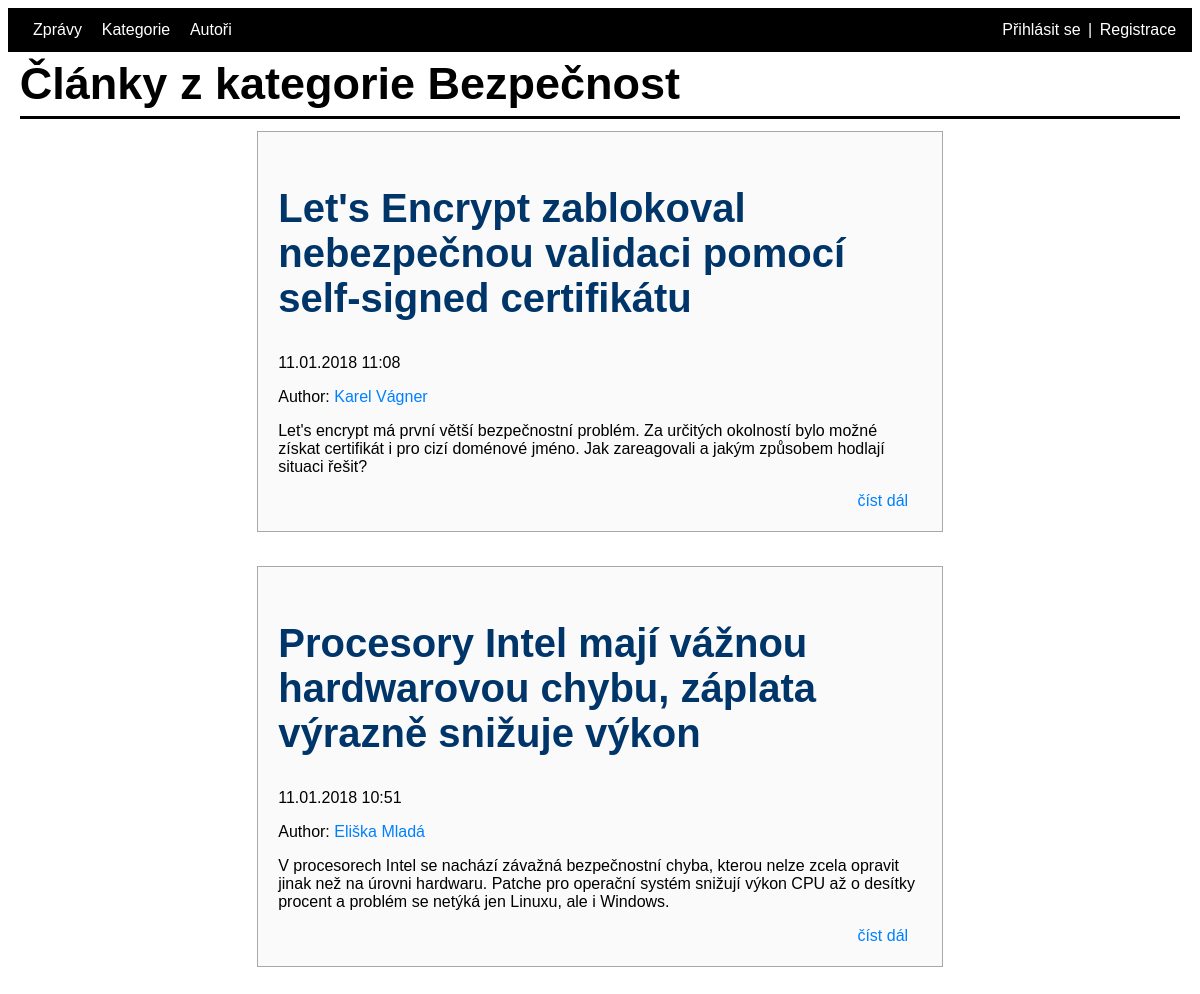
The page /categoryfilter.php?id=1 on the database its author committed.
### tables this page shows
CREATE TABLE `category` (
  `id` int(11) NOT NULL,
  `name` varchar(50) NOT NULL
);

CREATE TABLE `article` (
  `id` int(10) UNSIGNED NOT NULL,
  `author_id` int(11) NOT NULL,
  `title` varchar(150) NOT NULL,
  `perex` text NOT NULL,
  `text` text NOT NULL,
  `visible` tinyint(1) NOT NULL,
  `created_at` timestamp NOT NULL DEFAULT current_timestamp()
);

CREATE TABLE `author` (
  `id` int(11) NOT NULL,
  `email` varchar(255) NOT NULL,
  `password` varchar(255) NOT NULL,
  `name` varchar(20) NOT NULL,
  `surname` varchar(50) NOT NULL
);

### categoryfilter.php (the view, shortened to what this page needs)
<html lang="en">
<head>
    <link rel="stylesheet" href="style.css">
</head>
<body>
<?php
require_once 'database.php';
if(isset($_GET['id'])){
    $categoryfilter = 'SELECT article.id,article.title, article.perex, article.created_at, article.text, author.name, author.surname,author.id as authorid FROM article
    INNER JOIN author on article.author_id = author.id
    INNER JOIN article_category on article_category.article_id = article.id
    WHERE article_category.category_id = :id
    order by article.created_at desc
    ';
    $categorystmt = $conn->prepare($categoryfilter);
    $categorystmt->execute(['id' => $_GET['id']]);
    $categoryfilter = $categorystmt->fetchAll();
    $categorynamesql = 'SELECT * FROM category
    WHERE category.id = :id
    ';
    $categorynamestmt = $conn->prepare($categorynamesql);
    $categorynamestmt->execute(['id' => $_GET['id']]);
    $categoryname = $categorynamestmt->fetch();
}
?>
<header class="header">
        <div class="header1">
        <a class="odkazy" href="index.php">Zprávy</a>
        <a class="odkazy" href="category.php">Kategorie</a>
        <a class="odkazy" href="author.php">Autoři</a>
        </div>
        <div class="header2">
        <?php if(isset($_SESSION['author'])): ?>
        <a class="logout" href="logout.php"> Odhlásit</a>
        <?php else: ?>
        <a class="login" href="login.php">Přihlásit se</a>
        |
        <a class="login" href="authoradd.php">Registrace</a>
        <?php endif; ?>
        </div>
</header>
<div class="head">
<h1 class="Title">Články z kategorie <?= $categoryname['name'] ?></h1>
</div>
<div class="main">
    <?php foreach ($categoryfilter as $c): ?>
    <div class="article">
        <h2 class="articleTitle"><?= $c['title'] ?></h2>
        <p><?= date_format(date_create($c['created_at']),'d.m.Y H:i') ?></p>
        <p>Author: <a class="articleHREF" href="authorfilter.php?id=<?= $c['authorid'] ?>"><?= $c['name'] ?> <?= $c['surname'] ?></a></p>
        <p><?= $c['perex'] ?></p>
        <a class="detailHREF" href="articledetail.php?id=<?= $c['id'] ?>">číst dál</a>
    </div>
    <?php endforeach; ?>
</div>
</body>
</html>

### style.css (style rules this page uses)
@media only screen and (min-width: 1111px) { body { font-family: "Arial"; } }
@media only screen and (min-width: 1111px) { header { border: solid 1px black; background-color: black; padding: 1%; } }
@media only screen and (min-width: 1111px) { .odkazy { margin-left: 1%; color: white; text-decoration: none; border: solid black; } }
@media only screen and (min-width: 1111px) { .main { margin: 1%; padding-right: 20%; padding-left: 20%; } }
@media only screen and (min-width: 1111px) { .head { border-bottom: 3px black solid; margin: 1%; } }
@media only screen and (min-width: 1111px) { .Title { font-size: 45px; line-height: 0.1; } }
@media only screen and (min-width: 1111px) { .article { margin-bottom: 5%; border:solid 1px rgb(168, 168, 168); background-color: rgb(250, 250, 250); padding: 3%; } }
@media only screen and (min-width: 1111px) { .articleTitle { color: rgb(0, 53, 105); font-size: 40px; } }
@media only screen and (min-width: 1111px) { .articleHREF { text-decoration: none; color: rgb(0, 128, 255); } }
@media only screen and (min-width: 1111px) { .detailHREF { text-decoration: none; color: rgb(0, 128, 255); margin-left: 90%; } }
@media only screen and (min-width: 1111px) { .header { color:white; display: grid; grid-template-columns: 80% 20%; } }
@media only screen and (min-width: 1111px) { .header1 { color:white; grid-column: 1; } }
@media only screen and (min-width: 1111px) { .header2 { color:white; text-align: right; grid-column: 2; } }
@media only screen and (min-width: 1111px) { .login { color: white; text-decoration: none; border: solid black; } }

### rows shown on the page
category: name "Bezpečnost"
article: title "Let's Encrypt zablokoval nebezpečnou validaci pomocí self-signed certifikátu", created_at "11.01.2018 11:08", author.name "Karel", author.surname "Vágner", perex "Let's encrypt má první větší bezpečnostní problém. Za určitých okolností bylo možné získat certifikát i pro cizí doménové jméno. Jak zareagovali a jakým způsobem hodlají situaci řešit?"
article: title "Procesory Intel mají vážnou hardwarovou chybu, záplata výrazně snižuje výkon", created_at "11.01.2018 10:51", author.name "Eliška", author.surname "Mladá", perex "V procesorech Intel se nachází závažná bezpečnostní chyba, kterou nelze zcela opravit jinak než na úrovni hardwaru. Patche pro operační systém snižují výkon CPU až o desítky procent a problém se netýká jen Linuxu, ale i Windows."
